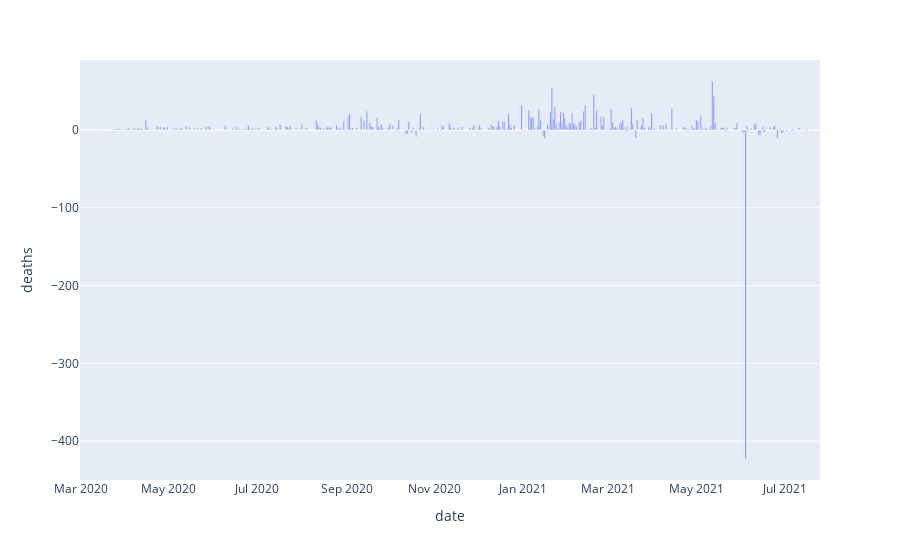

The cell this chart's notebook holds for it:
### Markdown cell above
Lets take a look at the deaths as well to see if their are any disrepancies there.

### Code cell
px.bar(data_frame=alameda_county, x = 'date', y = 'deaths')

### Figure 1 — Plotly figure (JSON) as saved in the notebook; plotly's stock layout.template omitted (floating-point values rounded to 4 significant figures; data arrays with more than 128 entries replaced by an {"elided": "..."} marker saying what was removed)
{"data": [{"alignmentgroup": "True", "hovertemplate": "date=%{x}<br>deaths=%{y}<extra></extra>", "legendgroup": "", "marker": {"color": "#636efa"}, "name": "", "offsetgroup": "", "orientation": "v", "showlegend": false, "textposition": "auto", "type": "bar", "x": {"elided": "512 str values"}, "xaxis": "x", "y": {"elided": "512 int values"}, "yaxis": "y"}], "layout": {"barmode": "relative", "legend": {"tracegroupgap": 0}, "margin": {"t": 60}, "xaxis": {"anchor": "y", "domain": [0, 1], "title": {"text": "date"}}, "yaxis": {"anchor": "x", "domain": [0, 1], "title": {"text": "deaths"}}}}
